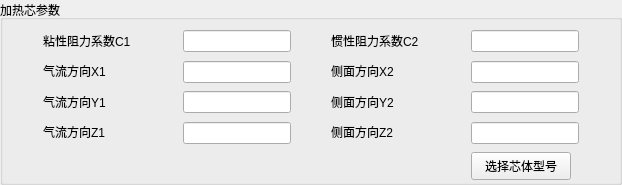
       <widget class="QGroupBox" name="hc_c">
        <property name="enabled">
         <bool>true</bool>
        </property>
        <property name="minimumSize">
         <size>
          <width>0</width>
          <height>180</height>
         </size>
        </property>
        <property name="maximumSize">
         <size>
          <width>16777215</width>
          <height>185</height>
         </size>
        </property>
        <property name="title">
         <string>加热芯参数</string>
        </property>
        <layout class="QGridLayout" name="gridLayout_2">
         <property name="leftMargin">
          <number>40</number>
         </property>
         <property name="topMargin">
          <number>10</number>
         </property>
         <property name="rightMargin">
          <number>40</number>
         </property>
         <property name="bottomMargin">
          <number>10</number>
         </property>
         <property name="horizontalSpacing">
          <number>40</number>
         </property>
         <property name="verticalSpacing">
          <number>10</number>
         </property>
         <item row="2" column="2">
          <widget class="QLabel" name="label_hc_y2">
           <property name="minimumSize">
            <size>
             <width>100</width>
             <height>0</height>
            </size>
           </property>
           <property name="maximumSize">
            <size>
             <width>16777215</width>
             <height>24</height>
            </size>
           </property>
           <property name="text">
            <string>侧面方向Y2</string>
           </property>
           <property name="buddy">
            <cstring>evap_y2_edit</cstring>
           </property>
          </widget>
         </item>
         <item row="0" column="1">
          <widget class="QLineEdit" name="hc_c1_edit">
           <property name="minimumSize">
            <size>
             <width>0</width>
             <height>22</height>
            </size>
           </property>
           <property name="maximumSize">
            <size>
             <width>132</width>
             <height>24</height>
            </size>
           </property>
          </widget>
         </item>
         <item row="2" column="1">
          <widget class="QLineEdit" name="hc_y1_edit">
           <property name="minimumSize">
            <size>
             <width>0</width>
             <height>22</height>
            </size>
           </property>
           <property name="maximumSize">
            <size>
             <width>132</width>
             <height>24</height>
            </size>
           </property>
          </widget>
         </item>
         <item row="2" column="0">
          <widget class="QLabel" name="label_hc_y1">
           <property name="minimumSize">
            <size>
             <width>100</width>
             <height>0</height>
            </size>
           </property>
           <property name="maximumSize">
            <size>
             <width>16777215</width>
             <height>24</height>
            </size>
           </property>
           <property name="text">
            <string>气流方向Y1</string>
           </property>
           <property name="buddy">
            <cstring>evap_y1_edit</cstring>
           </property>
          </widget>
         </item>
         <item row="3" column="2">
          <widget class="QLabel" name="label_hc_z2">
           <property name="minimumSize">
            <size>
             <width>100</width>
             <height>0</height>
            </size>
           </property>
           <property name="maximumSize">
            <size>
             <width>16777215</width>
             <height>24</height>
            </size>
           </property>
           <property name="text">
            <string>侧面方向Z2</string>
           </property>
           <property name="buddy">
            <cstring>evap_z2_edit</cstring>
           </property>
          </widget>
         </item>
         <item row="2" column="3">
          <widget class="QLineEdit" name="hc_y2_edit">
           <property name="minimumSize">
            <size>
             <width>0</width>
             <height>22</height>
            </size>
           </property>
           <property name="maximumSize">
            <size>
             <width>132</width>
             <height>24</height>
            </size>
           </property>
          </widget>
         </item>
         <item row="0" column="3">
          <widget class="QLineEdit" name="hc_c2_edit">
           <property name="minimumSize">
            <size>
             <width>0</width>
             <height>22</height>
            </size>
           </property>
           <property name="maximumSize">
            <size>
             <width>132</width>
             <height>24</height>
            </size>
           </property>
          </widget>
         </item>
         <item row="1" column="3">
          <widget class="QLineEdit" name="hc_x2_edit">
           <property name="minimumSize">
            <size>
             <width>0</width>
             <height>22</height>
            </size>
           </property>
           <property name="maximumSize">
            <size>
             <width>132</width>
             <height>24</height>
            </size>
           </property>
          </widget>
         </item>
         <item row="1" column="1">
          <widget class="QLineEdit" name="hc_x1_edit">
           <property name="minimumSize">
            <size>
             <width>0</width>
             <height>22</height>
            </size>
           </property>
           <property name="maximumSize">
            <size>
             <width>132</width>
             <height>24</height>
            </size>
           </property>
          </widget>
         </item>
         <item row="4" column="3">
          <widget class="QPushButton" name="choose_hc_btn">
           <property name="minimumSize">
            <size>
             <width>0</width>
             <height>28</height>
            </size>
           </property>
           <property name="maximumSize">
            <size>
             <width>100</width>
             <height>16777215</height>
            </size>
           </property>
           <property name="text">
            <string>选择芯体型号</string>
           </property>
           <property name="autoDefault">
            <bool>false</bool>
           </property>
          </widget>
         </item>
         <item row="1" column="2">
          <widget class="QLabel" name="label_hc_x2">
           <property name="minimumSize">
            <size>
             <width>100</width>
             <height>0</height>
            </size>
           </property>
           <property name="maximumSize">
            <size>
             <width>16777215</width>
             <height>24</height>
            </size>
           </property>
           <property name="text">
            <string>侧面方向X2</string>
           </property>
           <property name="buddy">
            <cstring>evap_x2_edit</cstring>
           </property>
          </widget>
         </item>
         <item row="1" column="0">
          <widget class="QLabel" name="label_hc_x1">
           <property name="minimumSize">
            <size>
             <width>100</width>
             <height>0</height>
            </size>
           </property>
           <property name="maximumSize">
            <size>
             <width>16777215</width>
             <height>24</height>
            </size>
           </property>
           <property name="text">
            <string>气流方向X1</string>
           </property>
           <property name="buddy">
            <cstring>evap_x1_edit</cstring>
           </property>
          </widget>
         </item>
         <item row="0" column="2">
          <widget class="QLabel" name="label_hc_C2">
           <property name="minimumSize">
            <size>
             <width>100</width>
             <height>0</height>
            </size>
           </property>
           <property name="maximumSize">
            <size>
             <width>16777215</width>
             <height>24</height>
            </size>
           </property>
           <property name="text">
            <string>惯性阻力系数C2</string>
           </property>
           <property name="buddy">
            <cstring>evap_c2_edit</cstring>
           </property>
          </widget>
         </item>
         <item row="3" column="3">
          <widget class="QLineEdit" name="hc_z2_edit">
           <property name="minimumSize">
            <size>
             <width>0</width>
             <height>22</height>
            </size>
           </property>
           <property name="maximumSize">
            <size>
             <width>132</width>
             <height>24</height>
            </size>
           </property>
          </widget>
         </item>
         <item row="0" column="0">
          <widget class="QLabel" name="label_hc_C1">
           <property name="minimumSize">
            <size>
             <width>100</width>
             <height>0</height>
            </size>
           </property>
           <property name="maximumSize">
            <size>
             <width>16777215</width>
             <height>24</height>
            </size>
           </property>
           <property name="text">
            <string>粘性阻力系数C1</string>
           </property>
           <property name="buddy">
            <cstring>evap_c1_edit</cstring>
           </property>
          </widget>
         </item>
         <item row="3" column="1">
          <widget class="QLineEdit" name="hc_z1_edit">
           <property name="minimumSize">
            <size>
             <width>0</width>
             <height>22</height>
            </size>
           </property>
           <property name="maximumSize">
            <size>
             <width>132</width>
             <height>24</height>
            </size>
           </property>
          </widget>
         </item>
         <item row="3" column="0">
          <widget class="QLabel" name="label_hc_z1">
           <property name="minimumSize">
            <size>
             <width>100</width>
             <height>0</height>
            </size>
           </property>
           <property name="maximumSize">
            <size>
             <width>16777215</width>
             <height>24</height>
            </size>
           </property>
           <property name="text">
            <string>气流方向Z1</string>
           </property>
           <property name="buddy">
            <cstring>evap_z1_edit</cstring>
           </property>
          </widget>
         </item>
        </layout>
       </widget>
